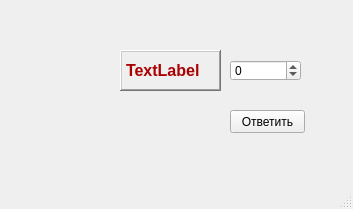
<?xml version="1.0" encoding="UTF-8"?>
<ui version="4.0">
 <class>MainWindow</class>
 <widget class="QMainWindow" name="MainWindow">
  <property name="geometry">
   <rect>
    <x>0</x>
    <y>0</y>
    <width>353</width>
    <height>209</height>
   </rect>
  </property>
  <property name="windowTitle">
   <string>MainWindow</string>
  </property>
  <widget class="QWidget" name="centralwidget">
   <widget class="QPushButton" name="pushButton">
    <property name="geometry">
     <rect>
      <x>230</x>
      <y>110</y>
      <width>75</width>
      <height>23</height>
     </rect>
    </property>
    <property name="text">
     <string>Ответить</string>
    </property>
   </widget>
   <widget class="QLabel" name="label">
    <property name="geometry">
     <rect>
      <x>120</x>
      <y>50</y>
      <width>101</width>
      <height>41</height>
     </rect>
    </property>
    <property name="palette">
     <palette>
      <active>
       <colorrole role="Text">
        <brush brushstyle="SolidPattern">
         <color alpha="255">
          <red>170</red>
          <green>0</green>
          <blue>0</blue>
         </color>
        </brush>
       </colorrole>
      </active>
      <inactive>
       <colorrole role="Text">
        <brush brushstyle="SolidPattern">
         <color alpha="255">
          <red>170</red>
          <green>0</green>
          <blue>0</blue>
         </color>
        </brush>
       </colorrole>
      </inactive>
      <disabled>
       <colorrole role="Text">
        <brush brushstyle="SolidPattern">
         <color alpha="255">
          <red>120</red>
          <green>120</green>
          <blue>120</blue>
         </color>
        </brush>
       </colorrole>
      </disabled>
     </palette>
    </property>
    <property name="font">
     <font>
      <pointsize>11</pointsize>
      <weight>75</weight>
      <bold>true</bold>
     </font>
    </property>
    <property name="frameShape">
     <enum>QFrame::WinPanel</enum>
    </property>
    <property name="frameShadow">
     <enum>QFrame::Raised</enum>
    </property>
    <property name="lineWidth">
     <number>7</number>
    </property>
    <property name="midLineWidth">
     <number>0</number>
    </property>
    <property name="text">
     <string>&lt;html&gt;&lt;head/&gt;&lt;body&gt;&lt;p&gt;&lt;span style=&quot; font-size:12pt; font-weight:600; color:#aa0000;&quot;&gt;TextLabel&lt;/span&gt;&lt;/p&gt;&lt;/body&gt;&lt;/html&gt;</string>
    </property>
   </widget>
   <widget class="QSpinBox" name="spinBox">
    <property name="geometry">
     <rect>
      <x>230</x>
      <y>60</y>
      <width>71</width>
      <height>21</height>
     </rect>
    </property>
    <property name="toolTipDuration">
     <number>-1</number>
    </property>
    <property name="minimum">
     <number>-9801</number>
    </property>
    <property name="maximum">
     <number>9801</number>
    </property>
    <property name="value">
     <number>0</number>
    </property>
   </widget>
   <widget class="QLabel" name="label_2">
    <property name="geometry">
     <rect>
      <x>10</x>
      <y>140</y>
      <width>101</width>
      <height>16</height>
     </rect>
    </property>
    <property name="text">
     <string/>
    </property>
   </widget>
   <widget class="QLabel" name="image_label">
    <property name="geometry">
     <rect>
      <x>0</x>
      <y>-20</y>
      <width>351</width>
      <height>201</height>
     </rect>
    </property>
    <property name="sizePolicy">
     <sizepolicy hsizetype="Expanding" vsizetype="Expanding">
      <horstretch>0</horstretch>
      <verstretch>0</verstretch>
     </sizepolicy>
    </property>
    <property name="font">
     <font>
      <underline>false</underline>
     </font>
    </property>
    <property name="text">
     <string/>
    </property>
    <property name="pixmap">
     <pixmap>E:/sticks/maths_back.jpg</pixmap>
    </property>
    <property name="scaledContents">
     <bool>true</bool>
    </property>
    <property name="wordWrap">
     <bool>false</bool>
    </property>
   </widget>
   <zorder>image_label</zorder>
   <zorder>pushButton</zorder>
   <zorder>spinBox</zorder>
   <zorder>label</zorder>
   <zorder>label_2</zorder>
  </widget>
  <widget class="QMenuBar" name="menubar">
   <property name="geometry">
    <rect>
     <x>0</x>
     <y>0</y>
     <width>353</width>
     <height>21</height>
    </rect>
   </property>
  </widget>
  <widget class="QStatusBar" name="statusbar"/>
 </widget>
 <resources/>
 <connections/>
</ui>
